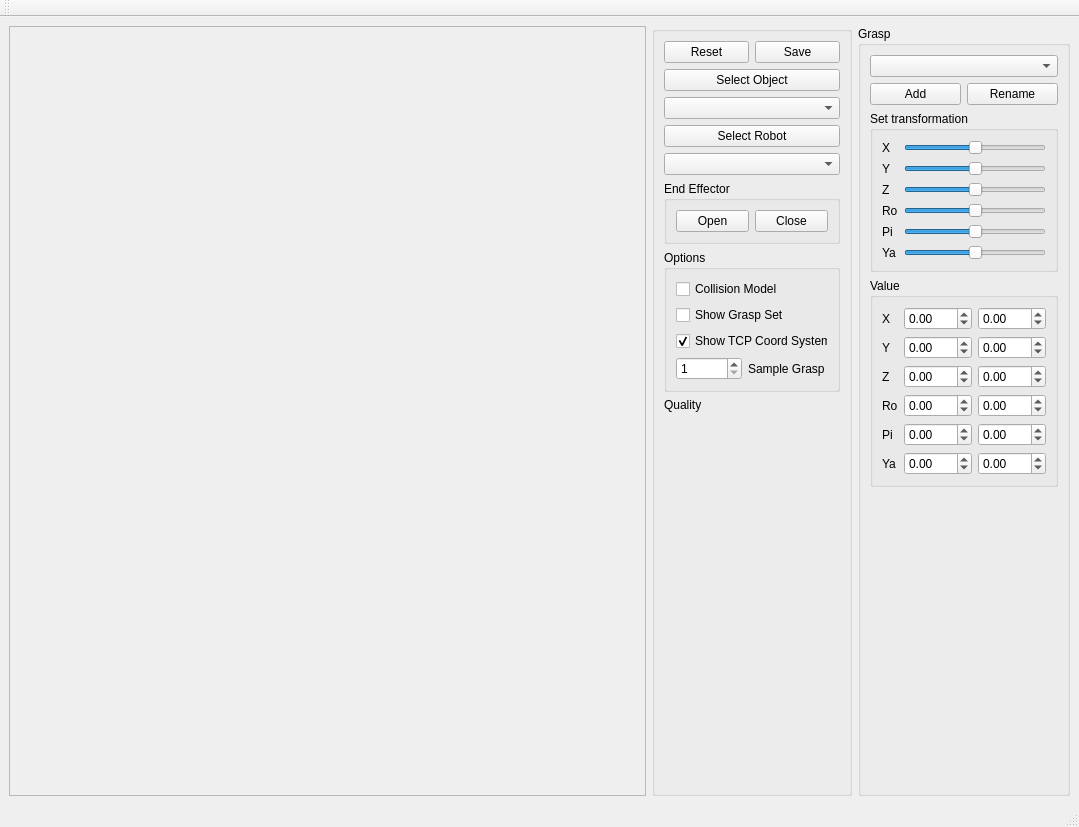
<?xml version="1.0" encoding="UTF-8"?>
<ui version="4.0">
 <class>MainWindowGraspEditor</class>
 <widget class="QMainWindow" name="MainWindowGraspEditor">
  <property name="geometry">
   <rect>
    <x>0</x>
    <y>0</y>
    <width>1079</width>
    <height>827</height>
   </rect>
  </property>
  <property name="windowTitle">
   <string> VirtualRobot - GraspEditor</string>
  </property>
  <widget class="QWidget" name="centralwidget">
   <layout class="QHBoxLayout" name="horizontalLayout">
    <item>
     <widget class="QFrame" name="frameViewer">
      <property name="frameShape">
       <enum>QFrame::StyledPanel</enum>
      </property>
      <property name="frameShadow">
       <enum>QFrame::Raised</enum>
      </property>
     </widget>
    </item>
    <item>
     <widget class="QSplitter" name="splitter">
      <property name="orientation">
       <enum>Qt::Horizontal</enum>
      </property>
      <widget class="QGroupBox" name="groupBox">
       <property name="sizePolicy">
        <sizepolicy hsizetype="Fixed" vsizetype="Preferred">
         <horstretch>0</horstretch>
         <verstretch>0</verstretch>
        </sizepolicy>
       </property>
       <property name="maximumSize">
        <size>
         <width>200</width>
         <height>16777215</height>
        </size>
       </property>
       <property name="title">
        <string/>
       </property>
       <layout class="QGridLayout" name="gridLayout_2">
        <item row="0" column="0">
         <widget class="QPushButton" name="pushButtonReset">
          <property name="text">
           <string>Reset</string>
          </property>
         </widget>
        </item>
        <item row="7" column="0" colspan="2">
         <widget class="QGroupBox" name="groupBox_3">
          <property name="title">
           <string>Options</string>
          </property>
          <layout class="QVBoxLayout" name="verticalLayout">
           <item>
            <widget class="QCheckBox" name="checkBoxColModel">
             <property name="text">
              <string>Collision Model</string>
             </property>
            </widget>
           </item>
           <item>
            <widget class="QCheckBox" name="checkBoxGraspSet">
             <property name="text">
              <string>Show Grasp Set</string>
             </property>
            </widget>
           </item>
           <item>
            <widget class="QCheckBox" name="checkBoxTCP">
             <property name="text">
              <string>Show TCP Coord System</string>
             </property>
             <property name="checked">
              <bool>true</bool>
             </property>
            </widget>
           </item>
           <item>
            <layout class="QHBoxLayout" name="horizontalLayout_3">
             <item>
              <widget class="QSpinBox" name="grid">
               <property name="minimum">
                <number>1</number>
               </property>
               <property name="maximum">
                <number>10</number>
               </property>
              </widget>
             </item>
             <item>
              <widget class="QLabel" name="label_14">
               <property name="text">
                <string>Sample Grasp </string>
               </property>
              </widget>
             </item>
            </layout>
           </item>
          </layout>
         </widget>
        </item>
        <item row="9" column="0">
         <widget class="QLabel" name="labelQuality">
          <property name="text">
           <string/>
          </property>
         </widget>
        </item>
        <item row="8" column="0">
         <widget class="QLabel" name="label_11">
          <property name="text">
           <string>Quality</string>
          </property>
         </widget>
        </item>
        <item row="10" column="0">
         <spacer name="verticalSpacer">
          <property name="orientation">
           <enum>Qt::Vertical</enum>
          </property>
          <property name="sizeHint" stdset="0">
           <size>
            <width>20</width>
            <height>40</height>
           </size>
          </property>
         </spacer>
        </item>
        <item row="0" column="1">
         <widget class="QPushButton" name="pushButtonSave">
          <property name="text">
           <string>Save</string>
          </property>
         </widget>
        </item>
        <item row="1" column="0" colspan="2">
         <widget class="QPushButton" name="pushButtonLoadObject">
          <property name="text">
           <string>Select Object</string>
          </property>
         </widget>
        </item>
        <item row="3" column="0" colspan="2">
         <widget class="QPushButton" name="pushButtonLoadRobot">
          <property name="text">
           <string>Select Robot</string>
          </property>
         </widget>
        </item>
        <item row="5" column="0" colspan="2">
         <widget class="QGroupBox" name="groupBox_4">
          <property name="title">
           <string>End Effector</string>
          </property>
          <layout class="QHBoxLayout" name="horizontalLayout_2">
           <item>
            <widget class="QPushButton" name="pushButtonOpen">
             <property name="text">
              <string>Open</string>
             </property>
            </widget>
           </item>
           <item>
            <widget class="QPushButton" name="pushButtonClose">
             <property name="text">
              <string>Close</string>
             </property>
            </widget>
           </item>
          </layout>
         </widget>
        </item>
        <item row="4" column="0" colspan="2">
         <widget class="QComboBox" name="comboBoxEEF"/>
        </item>
        <item row="2" column="0" colspan="2">
         <widget class="QComboBox" name="comboBoxObject"/>
        </item>
       </layout>
      </widget>
     </widget>
    </item>
    <item>
     <widget class="QGroupBox" name="groupBox_5">
      <property name="sizePolicy">
       <sizepolicy hsizetype="Fixed" vsizetype="Preferred">
        <horstretch>0</horstretch>
        <verstretch>0</verstretch>
       </sizepolicy>
      </property>
      <property name="title">
       <string>Grasp</string>
      </property>
      <layout class="QGridLayout" name="gridLayout">
       <item row="3" column="1" colspan="2">
        <widget class="QGroupBox" name="groupBox_6">
         <property name="title">
          <string>Value</string>
         </property>
         <layout class="QGridLayout" name="gridLayout_3">
          <item row="1" column="0">
           <widget class="QLabel" name="label_2">
            <property name="text">
             <string>Y</string>
            </property>
           </widget>
          </item>
          <item row="2" column="0">
           <widget class="QLabel" name="label_3">
            <property name="text">
             <string>Z</string>
            </property>
           </widget>
          </item>
          <item row="0" column="0">
           <widget class="QLabel" name="label">
            <property name="text">
             <string>X</string>
            </property>
           </widget>
          </item>
          <item row="4" column="0">
           <widget class="QLabel" name="label_10">
            <property name="text">
             <string>Ro</string>
            </property>
           </widget>
          </item>
          <item row="0" column="1">
           <widget class="QDoubleSpinBox" name="minX">
            <property name="minimum">
             <double>-300.000000000000000</double>
            </property>
            <property name="maximum">
             <double>300.000000000000000</double>
            </property>
           </widget>
          </item>
          <item row="6" column="0">
           <widget class="QLabel" name="label_13">
            <property name="text">
             <string>Ya</string>
            </property>
           </widget>
          </item>
          <item row="5" column="0">
           <widget class="QLabel" name="label_12">
            <property name="text">
             <string>Pi</string>
            </property>
           </widget>
          </item>
          <item row="0" column="2">
           <widget class="QDoubleSpinBox" name="maxX">
            <property name="minimum">
             <double>-300.000000000000000</double>
            </property>
            <property name="maximum">
             <double>300.000000000000000</double>
            </property>
           </widget>
          </item>
          <item row="1" column="1">
           <widget class="QDoubleSpinBox" name="minY">
            <property name="minimum">
             <double>-300.000000000000000</double>
            </property>
            <property name="maximum">
             <double>300.000000000000000</double>
            </property>
           </widget>
          </item>
          <item row="1" column="2">
           <widget class="QDoubleSpinBox" name="maxY">
            <property name="minimum">
             <double>-300.000000000000000</double>
            </property>
            <property name="maximum">
             <double>300.000000000000000</double>
            </property>
           </widget>
          </item>
          <item row="2" column="1">
           <widget class="QDoubleSpinBox" name="minZ">
            <property name="minimum">
             <double>-300.000000000000000</double>
            </property>
            <property name="maximum">
             <double>300.000000000000000</double>
            </property>
           </widget>
          </item>
          <item row="2" column="2">
           <widget class="QDoubleSpinBox" name="maxZ">
            <property name="minimum">
             <double>-300.000000000000000</double>
            </property>
            <property name="maximum">
             <double>300.000000000000000</double>
            </property>
           </widget>
          </item>
          <item row="4" column="1">
           <widget class="QDoubleSpinBox" name="minRoll">
            <property name="minimum">
             <double>-3.140000000000000</double>
            </property>
            <property name="maximum">
             <double>3.140000000000000</double>
            </property>
            <property name="singleStep">
             <double>0.100000000000000</double>
            </property>
           </widget>
          </item>
          <item row="4" column="2">
           <widget class="QDoubleSpinBox" name="maxRoll">
            <property name="minimum">
             <double>-3.140000000000000</double>
            </property>
            <property name="maximum">
             <double>3.140000000000000</double>
            </property>
            <property name="singleStep">
             <double>0.100000000000000</double>
            </property>
           </widget>
          </item>
          <item row="5" column="1">
           <widget class="QDoubleSpinBox" name="minPitch">
            <property name="minimum">
             <double>-3.140000000000000</double>
            </property>
            <property name="maximum">
             <double>3.140000000000000</double>
            </property>
            <property name="singleStep">
             <double>0.100000000000000</double>
            </property>
           </widget>
          </item>
          <item row="5" column="2">
           <widget class="QDoubleSpinBox" name="maxPitch">
            <property name="minimum">
             <double>-3.140000000000000</double>
            </property>
            <property name="maximum">
             <double>3.140000000000000</double>
            </property>
            <property name="singleStep">
             <double>0.100000000000000</double>
            </property>
           </widget>
          </item>
          <item row="6" column="1">
           <widget class="QDoubleSpinBox" name="minYaw">
            <property name="minimum">
             <double>-3.140000000000000</double>
            </property>
            <property name="maximum">
             <double>3.140000000000000</double>
            </property>
            <property name="singleStep">
             <double>0.100000000000000</double>
            </property>
           </widget>
          </item>
          <item row="6" column="2">
           <widget class="QDoubleSpinBox" name="maxYaw">
            <property name="minimum">
             <double>-3.140000000000000</double>
            </property>
            <property name="maximum">
             <double>3.140000000000000</double>
            </property>
            <property name="singleStep">
             <double>0.100000000000000</double>
            </property>
           </widget>
          </item>
         </layout>
        </widget>
       </item>
       <item row="1" column="1">
        <widget class="QPushButton" name="pushButtonAddGrasp">
         <property name="text">
          <string>Add</string>
         </property>
        </widget>
       </item>
       <item row="2" column="1" colspan="2">
        <widget class="QGroupBox" name="groupBox_2">
         <property name="title">
          <string>Set transformation</string>
         </property>
         <layout class="QFormLayout" name="formLayout">
          <item row="0" column="0">
           <widget class="QLabel" name="label_4">
            <property name="text">
             <string>X</string>
            </property>
           </widget>
          </item>
          <item row="0" column="1">
           <widget class="QSlider" name="horizontalSliderX">
            <property name="minimum">
             <number>-50</number>
            </property>
            <property name="maximum">
             <number>50</number>
            </property>
            <property name="orientation">
             <enum>Qt::Horizontal</enum>
            </property>
           </widget>
          </item>
          <item row="1" column="0">
           <widget class="QLabel" name="label_5">
            <property name="text">
             <string>Y</string>
            </property>
           </widget>
          </item>
          <item row="1" column="1">
           <widget class="QSlider" name="horizontalSliderY">
            <property name="minimum">
             <number>-50</number>
            </property>
            <property name="maximum">
             <number>50</number>
            </property>
            <property name="orientation">
             <enum>Qt::Horizontal</enum>
            </property>
           </widget>
          </item>
          <item row="2" column="0">
           <widget class="QLabel" name="label_6">
            <property name="text">
             <string>Z</string>
            </property>
           </widget>
          </item>
          <item row="2" column="1">
           <widget class="QSlider" name="horizontalSliderZ">
            <property name="minimum">
             <number>-50</number>
            </property>
            <property name="maximum">
             <number>50</number>
            </property>
            <property name="orientation">
             <enum>Qt::Horizontal</enum>
            </property>
           </widget>
          </item>
          <item row="3" column="0">
           <widget class="QLabel" name="label_7">
            <property name="text">
             <string>Ro</string>
            </property>
           </widget>
          </item>
          <item row="3" column="1">
           <widget class="QSlider" name="horizontalSliderRo">
            <property name="minimum">
             <number>-50</number>
            </property>
            <property name="maximum">
             <number>50</number>
            </property>
            <property name="orientation">
             <enum>Qt::Horizontal</enum>
            </property>
           </widget>
          </item>
          <item row="4" column="0">
           <widget class="QLabel" name="label_8">
            <property name="text">
             <string>Pi</string>
            </property>
           </widget>
          </item>
          <item row="4" column="1">
           <widget class="QSlider" name="horizontalSliderPi">
            <property name="minimum">
             <number>-50</number>
            </property>
            <property name="maximum">
             <number>50</number>
            </property>
            <property name="orientation">
             <enum>Qt::Horizontal</enum>
            </property>
           </widget>
          </item>
          <item row="5" column="0">
           <widget class="QLabel" name="label_9">
            <property name="text">
             <string>Ya</string>
            </property>
           </widget>
          </item>
          <item row="5" column="1">
           <widget class="QSlider" name="horizontalSliderYa">
            <property name="minimum">
             <number>-50</number>
            </property>
            <property name="maximum">
             <number>50</number>
            </property>
            <property name="orientation">
             <enum>Qt::Horizontal</enum>
            </property>
           </widget>
          </item>
         </layout>
        </widget>
       </item>
       <item row="1" column="2">
        <widget class="QPushButton" name="pushButtonRenameGrasp">
         <property name="text">
          <string>Rename</string>
         </property>
        </widget>
       </item>
       <item row="0" column="1" colspan="2">
        <widget class="QComboBox" name="comboBoxGrasp"/>
       </item>
       <item row="4" column="1">
        <spacer name="verticalSpacer_2">
         <property name="orientation">
          <enum>Qt::Vertical</enum>
         </property>
         <property name="sizeHint" stdset="0">
          <size>
           <width>20</width>
           <height>40</height>
          </size>
         </property>
        </spacer>
       </item>
      </layout>
     </widget>
    </item>
   </layout>
  </widget>
  <widget class="QMenuBar" name="menubar">
   <property name="geometry">
    <rect>
     <x>0</x>
     <y>0</y>
     <width>1079</width>
     <height>22</height>
    </rect>
   </property>
  </widget>
  <widget class="QStatusBar" name="statusbar"/>
  <widget class="QToolBar" name="toolBar">
   <property name="windowTitle">
    <string>toolBar</string>
   </property>
   <attribute name="toolBarArea">
    <enum>TopToolBarArea</enum>
   </attribute>
   <attribute name="toolBarBreak">
    <bool>false</bool>
   </attribute>
  </widget>
 </widget>
 <tabstops>
  <tabstop>pushButtonReset</tabstop>
  <tabstop>pushButtonLoadObject</tabstop>
  <tabstop>pushButtonLoadRobot</tabstop>
 </tabstops>
 <resources/>
 <connections/>
</ui>
